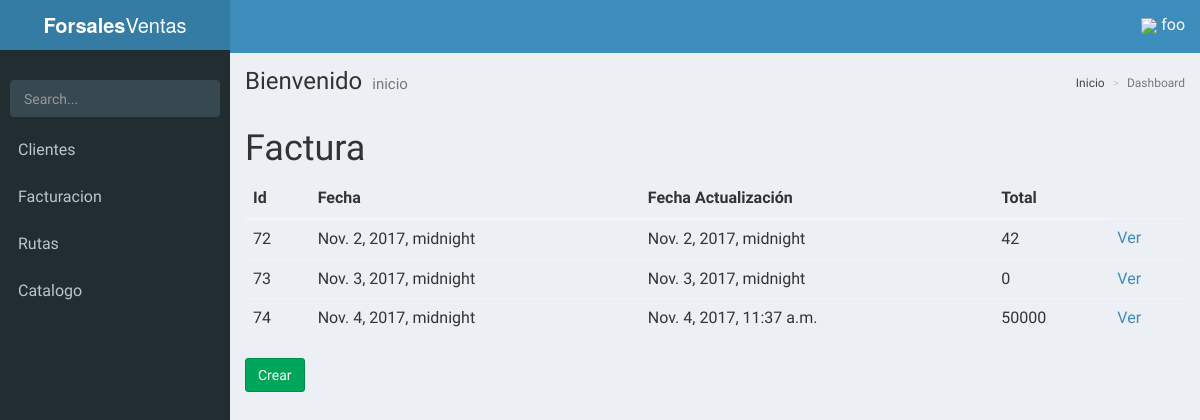
The page /factura/ (signed in) on the database its author committed.
### facturacion/models.py (models this page shows)
class factura(models.Model):
	fecha_creacion = models.DateTimeField(default=datetime.datetime.now())
	factualizacion = models.DateTimeField(default=datetime.datetime.now())
	valor_total = models.IntegerField(default=0)
	cliente = models.ForeignKey(cliente)

### facturacion/views.py (the view)
# urls.py: url(r'^factura/$', FacturaList.as_view(), name="factura"),
class FacturaList(LoginRequiredMixin,AjaxableResponseMixin,ListView):
	model = factura
	template_name = 'factura/listar.html'
	fields = "__all__"
	success_url = reverse_lazy('listar_factura')
	def get_context_data(self,**kwargs):
		context = super(FacturaList, self).get_context_data(**kwargs)
		return context

### facturacion/templates/factura/listar.html
{% extends 'AdminLTE/index.html' %}
{% block content %}
	<h1>Factura</h1>
	<table class="table">
		<thead>
			<tr>
				<th>Id</th>
				<th>Fecha</th>
				<th>Fecha Actualización</th>
				<th>Total</th>
			</tr>
		</thead>
		<tbody>
			{% for factura in object_list %}
				<tr>
					<td>{{ factura.pk }}</td>
					<td>{{ factura.fecha_creacion }}</td>
					<td>{{ factura.factualizacion }}</td>
					<td>{{ factura.valor_total }}</td>
					<td><a href="{% url 'ver_factura_detalle' factura.pk %}">Ver</a></td>
				</tr>
			{% empty %}
				<tr>
					<td>Sin factura</td>
				</tr>
			{% endfor %}
		</tbody>
	</table>
	<a class="btn btn-success" href="{% url 'facturacion' %}">Crear</a>
{% endblock content %}

### base/templates/AdminLTE/index.html (shortened to what this page needs)
{% load static %}
<!DOCTYPE html>
<html>
<head>
<link rel="stylesheet" href="https://unpkg.com/bootstrap-material-design@4.0.0-beta.3/dist/css/bootstrap-material-design.min.css"
>
  <link rel="stylesheet" href="{% static 'css/AdminLTE/bootstrap/css/bootstrap.min.css' %}">
  <link rel="stylesheet" href="{% static 'css/AdminLTE/AdminLTE.min.css' %}">
  <link rel="stylesheet" href="{% static 'css/AdminLTE/skins/_all-skins.min.css' %}">
  <link rel="stylesheet" href="{% static 'css/AdminLTE/plugins/iCheck/flat/blue.css' %}">
  <link rel="stylesheet" href="{% static 'css/AdminLTE/plugins/morris/morris.css' %}">
  <link rel="stylesheet" href="{% static 'css/AdminLTE/plugins/jvectormap/jquery-jvectormap-1.2.2.css' %}">
  <link rel="stylesheet" href="{% static 'css/AdminLTE/plugins/datepicker/datepicker3.css' %}">
  <link rel="stylesheet" href="{% static 'css/AdminLTE/plugins/daterangepicker/daterangepicker.css' %}">
  <link rel="stylesheet" href="{% static 'css/AdminLTE/plugins/bootstrap-wysihtml5/bootstrap3-wysihtml5.min.css' %}">
</head>
<body class="hold-transition skin-blue sidebar-mini">
<div class="wrapper" id="vue-root">
  <header class="main-header">
    <a href="/" class="logo">
      <span class="logo-lg"><b>Forsales</b>Ventas</span>
    </a>
    <nav class="navbar navbar-static-top">
      <a href="#" class="sidebar-toggle" data-toggle="offcanvas" role="button">
      </a>
      <div class="navbar-custom-menu">
        <ul class="nav navbar-nav">
          <li class="dropdown user user-menu">
            <a href="#" class="dropdown-toggle" data-toggle="dropdown">
             <img style="width: 10%; " src="http://taxipy.com/files/caradibujo.png">
              <span class="hidden-xs">{{ request.user.username }}</span>
            </a>
          </li>
        </ul>
      </div>
    </nav>
  </header>
  <aside class="main-sidebar">
    <section class="sidebar">
      <div class="user-panel">
      </div>
      <form action="#" method="get" class="sidebar-form">
        <div class="input-group">
          <input type="text" name="q" class="form-control" placeholder="Search...">
              <span class="input-group-btn">
                <button type="submit" name="search" id="search-btn" class="btn btn-flat">
                </button>
              </span>
        </div>
      </form>
      <ul class="sidebar-menu">
      {% if request.user.is_superuser %}
        <li class="header">PANEL DE CONTROL</li>
        <li>
          <a href="{% url 'listar_productos' %}">
            <i class="fa fa-shopping-basket" aria-hidden="true"><span>Productos</span></i>
          </a>
        </li>
        <li>
          <a href="{% url 'listar_clientes' %}">
            <i class="fa fa-th"></i> <span>Clientes</span>
          </a>
        </li>
        <li>
          <a href="{% url 'listar_distribuidores' %}">
            <i class="fa fa-th"></i> <span>Distribuidores</span>
          </a>
        </li>
        <li>
          <a href="{% url 'listar_proveedores' %}">
            <i class="fa fa-th"></i> <span>Proveedores</span>
          </a>
        </li>
        <li class="treeview">
          <a href="#">
            <i class="fa fa-dashboard"></i> <span>Facturacion</span>
            <span class="pull-right-container">
              <i class="fa fa-angle-left pull-right"></i>
            </span>
          </a>
          <ul class="treeview-menu">
            <li class=""><a href="{% url 'factura' %}"><i class="fa fa-circle-o"></i> Listar</a></li>
          </ul>
           <ul class="treeview-menu">
            <li class=""><a href="{% url 'reportes' %}"><i class="fa fa-circle-o"></i> reportes</a></li>
          </ul>
        </li>
        <li class="treeview">
          <a href="#">
            <i class="fa fa-dashboard"></i> <span>Inventario</span>
            <span class="pull-right-container">
              <i class="fa fa-angle-left pull-right"></i>
            </span>
          </a>
          <ul class="treeview-menu">
            <li class=""><a href="{% url 'movimiento' %}"><i class="fa fa-circle-o"></i> Movimientos</a></li>
          </ul>
        </li>
        <li class="treeview">
          <a href="#">
            <i class="fa fa-dashboard"></i> <span>Catalogo</span>
            <span class="pull-right-container">
              <i class="fa fa-angle-left pull-right"></i>
            </span>
          </a>
          <ul class="treeview-menu">
            <li class=""><a href="{% url 'catalogos' %}"><i class="fa fa-circle-o"></i> Lista</a></li>
          </ul>
        </li>
        <li class="treeview">
          <a href="#">
            <i class="fa fa-dashboard"></i> <span>Rutas</span>
            <span class="pull-right-container">
              <i class="fa fa-angle-left pull-right"></i>
            </span>
          </a>
          <ul class="treeview-menu">
            <li class=""><a href="{% url 'rutas-mapa' %}"><i class="fa fa-circle-o"></i> Rutas</a></li>
          </ul>
        </li>
      {% else %}
        {% if request.user %}
<li>
          <a href="{% url 'listar_clientes' %}">
             <span>Clientes</span>
          </a>
        </li>
          <li class="treeview">
            <a href="#">
               <span>Facturacion</span>
            </a>
          </li>
          <li class="treeview">
            <a href="#">
               <span>Rutas</span>
            </a>
          </li>
        <li class="treeview">
          <a href="#">
             <span>Catalogo</span>
          </a>
        </li>
        {% endif %}
      {% endif %}
      </ul>
    </section>
  </aside>
  <div class="content-wrapper">
    <section class="content-header">
      <h1>
        Bienvenido
        <small>inicio</small>
      </h1>
      <ol class="breadcrumb">
        <li><a href="#"> Inicio</a></li>
        <li class="active">Dashboard</li>
      </ol>
    </section>
    <section class="content">
      {% block content %}
      {% endblock content %}
    </section>
  </div>
</div>
</body>
</html>

### base/templates/AdminLTE/index.html (style rules this page uses)
html, body { font-size: 16px !important; }
.navbar { display: inherit !important; }

### rows shown on the page
factura: pk "72", fecha_creacion "Nov. 2, 2017, midnight", factualizacion "Nov. 2, 2017, midnight", valor_total "42"
factura: pk "73", fecha_creacion "Nov. 3, 2017, midnight", factualizacion "Nov. 3, 2017, midnight", valor_total "0"
factura: pk "74", fecha_creacion "Nov. 4, 2017, midnight", factualizacion "Nov. 4, 2017, 11:37 a.m.", valor_total "50000"

### other values the page prints
{{ request.user.username }} "foo"
